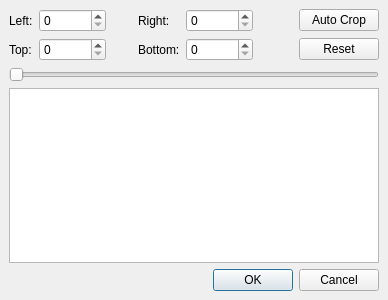
<ui version="4.0" >
 <class>cropDialog</class>
 <widget class="QDialog" name="cropDialog" >
  <property name="geometry" >
   <rect>
    <x>0</x>
    <y>0</y>
    <width>348</width>
    <height>300</height>
   </rect>
  </property>
  <property name="windowTitle" >
   <string>Crop</string>
  </property>
  <layout class="QVBoxLayout" >
   <property name="margin" >
    <number>9</number>
   </property>
   <property name="spacing" >
    <number>6</number>
   </property>
   <item>
    <layout class="QGridLayout" >
     <property name="margin" >
      <number>0</number>
     </property>
     <property name="spacing" >
      <number>6</number>
     </property>
     <item row="0" column="3" >
      <widget class="QLabel" name="label_2" >
       <property name="text" >
        <string>Right:</string>
       </property>
      </widget>
     </item>
     <item row="1" column="0" >
      <widget class="QLabel" name="label_4" >
       <property name="text" >
        <string>Top:</string>
       </property>
      </widget>
     </item>
     <item row="0" column="4" >
      <widget class="QSpinBox" name="spinBoxRight" >
       <property name="maximum" >
        <number>2147483647</number>
       </property>
      </widget>
     </item>
     <item row="0" column="2" >
      <spacer>
       <property name="orientation" >
        <enum>Qt::Horizontal</enum>
       </property>
       <property name="sizeType" >
        <enum>QSizePolicy::Fixed</enum>
       </property>
       <property name="sizeHint" >
        <size>
         <width>26</width>
         <height>20</height>
        </size>
       </property>
      </spacer>
     </item>
     <item row="1" column="5" >
      <spacer>
       <property name="orientation" >
        <enum>Qt::Horizontal</enum>
       </property>
       <property name="sizeHint" >
        <size>
         <width>40</width>
         <height>20</height>
        </size>
       </property>
      </spacer>
     </item>
     <item row="1" column="6" >
      <widget class="QPushButton" name="pushButtonReset" >
       <property name="text" >
        <string>Reset</string>
       </property>
      </widget>
     </item>
     <item row="1" column="1" >
      <widget class="QSpinBox" name="spinBoxTop" >
       <property name="maximum" >
        <number>2147483647</number>
       </property>
      </widget>
     </item>
     <item row="1" column="4" >
      <widget class="QSpinBox" name="spinBoxBottom" >
       <property name="maximum" >
        <number>2147483647</number>
       </property>
      </widget>
     </item>
     <item row="1" column="3" >
      <widget class="QLabel" name="label_3" >
       <property name="text" >
        <string>Bottom:</string>
       </property>
      </widget>
     </item>
     <item row="0" column="0" >
      <widget class="QLabel" name="label" >
       <property name="text" >
        <string>Left:</string>
       </property>
      </widget>
     </item>
     <item row="0" column="5" >
      <spacer>
       <property name="orientation" >
        <enum>Qt::Horizontal</enum>
       </property>
       <property name="sizeType" >
        <enum>QSizePolicy::MinimumExpanding</enum>
       </property>
       <property name="sizeHint" >
        <size>
         <width>40</width>
         <height>20</height>
        </size>
       </property>
      </spacer>
     </item>
     <item row="0" column="1" >
      <widget class="QSpinBox" name="spinBoxLeft" >
       <property name="maximum" >
        <number>2147483647</number>
       </property>
      </widget>
     </item>
     <item row="0" column="6" >
      <widget class="QPushButton" name="pushButtonAutoCrop" >
       <property name="text" >
        <string>Auto Crop</string>
       </property>
      </widget>
     </item>
     <item row="1" column="2" >
      <spacer>
       <property name="orientation" >
        <enum>Qt::Horizontal</enum>
       </property>
       <property name="sizeType" >
        <enum>QSizePolicy::Fixed</enum>
       </property>
       <property name="sizeHint" >
        <size>
         <width>26</width>
         <height>20</height>
        </size>
       </property>
      </spacer>
     </item>
    </layout>
   </item>
   <item>
    <widget class="QSlider" name="horizontalSlider" >
     <property name="orientation" >
      <enum>Qt::Horizontal</enum>
     </property>
    </widget>
   </item>
   <item>
    <widget class="QGraphicsView" name="graphicsView" />
   </item>
   <item>
    <widget class="QDialogButtonBox" name="buttonBox" >
     <property name="orientation" >
      <enum>Qt::Horizontal</enum>
     </property>
     <property name="standardButtons" >
      <set>QDialogButtonBox::Cancel|QDialogButtonBox::NoButton|QDialogButtonBox::Ok</set>
     </property>
    </widget>
   </item>
  </layout>
 </widget>
 <tabstops>
  <tabstop>spinBoxLeft</tabstop>
  <tabstop>spinBoxRight</tabstop>
  <tabstop>spinBoxTop</tabstop>
  <tabstop>spinBoxBottom</tabstop>
  <tabstop>pushButtonAutoCrop</tabstop>
  <tabstop>pushButtonReset</tabstop>
  <tabstop>horizontalSlider</tabstop>
  <tabstop>graphicsView</tabstop>
  <tabstop>buttonBox</tabstop>
 </tabstops>
 <resources/>
 <connections>
  <connection>
   <sender>buttonBox</sender>
   <signal>accepted()</signal>
   <receiver>cropDialog</receiver>
   <slot>accept()</slot>
   <hints>
    <hint type="sourcelabel" >
     <x>248</x>
     <y>254</y>
    </hint>
    <hint type="destinationlabel" >
     <x>157</x>
     <y>274</y>
    </hint>
   </hints>
  </connection>
  <connection>
   <sender>buttonBox</sender>
   <signal>rejected()</signal>
   <receiver>cropDialog</receiver>
   <slot>reject()</slot>
   <hints>
    <hint type="sourcelabel" >
     <x>316</x>
     <y>260</y>
    </hint>
    <hint type="destinationlabel" >
     <x>286</x>
     <y>274</y>
    </hint>
   </hints>
  </connection>
 </connections>
</ui>
